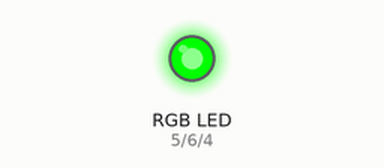
Simulated run of this sketch. Board: Arduino Uno, built with avr-gcc and run on an emulated ATmega328P. Parts: an RGB LED mixed from three pins (HIGH = lit).

Above: at 1.1 s.
At 3.15 s:
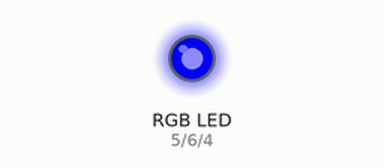
At 3.4 s:
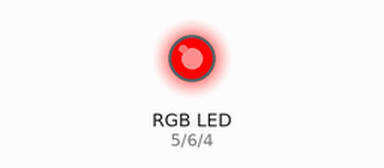
Timing chart, 0 to 6.0 s (numbered marks = the images above):
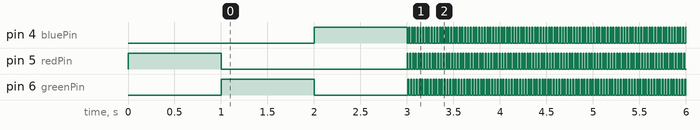

Measured:
- by itself, pin 4 (bluePin): alternates HIGH for 0.01 s and LOW for 0.02 s
- by itself, pin 5 (redPin), pin 6 (greenPin): repeats every 0.03 s: HIGH 0.01 s, LOW 0.02 s

The sketch:

RGB.ino
```cpp
int redPin = 5;
int greenPin = 6;
int bluePin = 4;
void setup() {
  pinMode(redPin, OUTPUT);
  pinMode(greenPin, OUTPUT);
  pinMode(bluePin, OUTPUT);
  digitalWrite(redPin, HIGH);
  digitalWrite(greenPin, LOW);
  digitalWrite(bluePin, LOW);
  delay(1000);

  digitalWrite(redPin, LOW);
  digitalWrite(greenPin, HIGH);
  delay(1000);

  digitalWrite(greenPin, LOW);
  digitalWrite(bluePin, HIGH);
  delay(1000);

  digitalWrite(bluePin, LOW);

}

void loop() {

   digitalWrite(redPin, HIGH);
  digitalWrite(greenPin, LOW);
  digitalWrite(bluePin, LOW);
  delay(10);

  digitalWrite(redPin, LOW);
  digitalWrite(greenPin, HIGH);
  delay(10);

  digitalWrite(greenPin, LOW);
  digitalWrite(bluePin, HIGH);
  delay(10);

  digitalWrite(bluePin, LOW);
}
```
